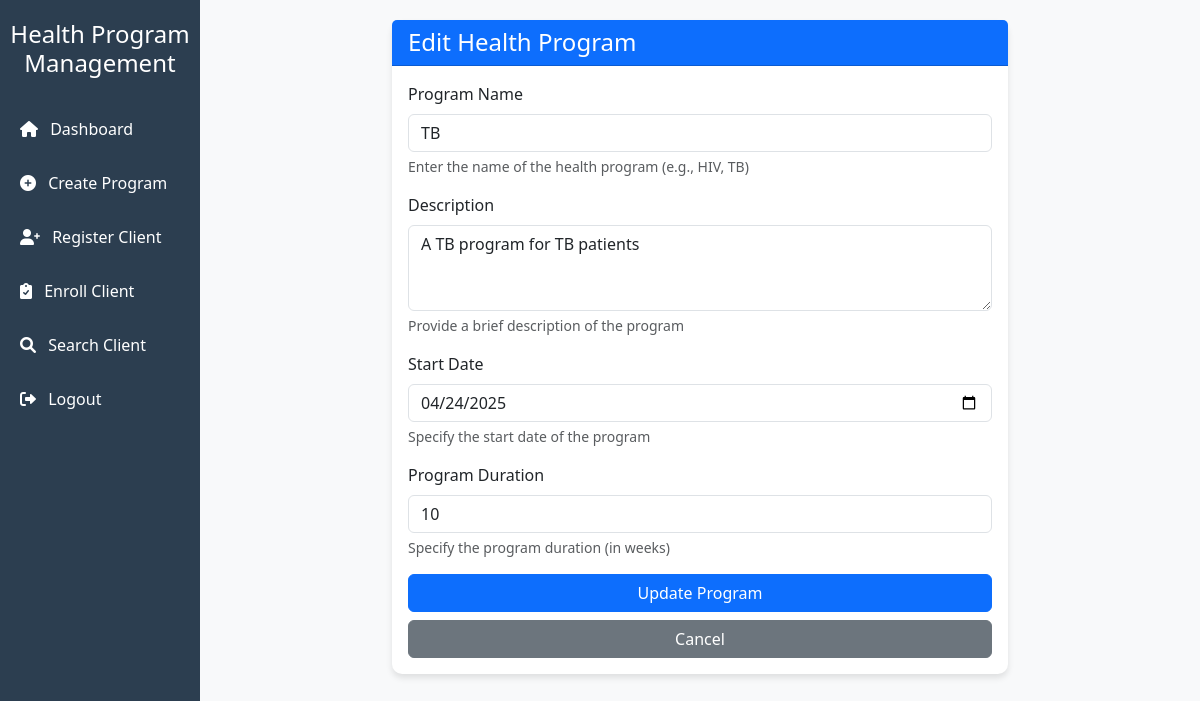
The page /edit-program/1 (signed in) on the database its author committed.
### app/model.py (models this page shows, shortened)
class Program(db.Model):
    __tablename__ = 'programs'
    id = db.Column(db.Integer, primary_key=True, autoincrement=True)
    name = db.Column(db.String(100), nullable=False)
    description = db.Column(db.Text)
    start_date = db.Column(db.Date, nullable=False)
    duration = db.Column(db.Integer, nullable=False)  # Duration in weeks
    enrollments = db.relationship(
        'Enrollment',
        back_populates='program',
        lazy=True
    )
    """
    # status for enrollment (Enrolled, Completed, Dropped)
        1 = name='Enrolled' , description='Enrolled in the program'
        2 = name='Completed' , description='Completed the program'
        3 = name='Dropped' , description='Dropped out of the program'

    # appointment notification (sent, is-read)
        4 = name='sent' , description='sent appointment'
        5 = name='is-read' , description='is-read appointment'

    # appointment status (Pending, Confirmed, Cancelled)
        6 = name='Pending' , description='Pending appointment's
        7 = name='Confirmed' , description='Confirmed appointment'
        8 = name='Cancelled' , description='Cancelled appointment'
    """

### app/routes.py (the view, shortened to what this page needs)
@main.route('/edit-program/<int:program_id>', methods=['GET', 'POST'])
@login_required # This ensures that the user is logged in before editing a program
def edit_program(program_id):
    if current_user.role != 'admin' and current_user.role != 'doctor':
        flash('You are not authorized to edit a program', 'danger')
        return redirect(url_for('main.create_program'))
    program = Program.query.get_or_404(program_id)
    return render_template('edit_program.html', program=program)

### app/_init_.py (called while the page is built)
@login_manager.user_loader
def load_user(user_id):
    return User.query.get(int(user_id))

### app/utils.py (called while the page is built)
def login_required(f):
    @wraps(f)
    def decorated_function(*args, **kwargs):
        if not current_user.is_authenticated:
            flash("You need to be logged in to access this page.", "warning")
            return redirect(url_for('main.login'))
        return f(*args, **kwargs)
    return decorated_function

### app/templates/edit_program.html (shortened to what this page needs)
{% extends "base.html" %}
{% block content %}
<div class="container">
    <div class="row justify-content-center">
        <div class="col-md-8">
            <div class="card">
                <div class="card-header bg-primary text-white">
                    <h4 class="mb-0">Edit Health Program</h4>
                </div>
                <div class="card-body">
                    <form method="POST" action="{{ url_for('main.edit_program', program_id=program.id) }}">
                        <div class="mb-3">
                            <label for="program_name" class="form-label">Program Name</label>
                            <input type="text" class="form-control" id="program_name" name="program_name" value="{{ program.name }}" required>
                            <div class="form-text">Enter the name of the health program (e.g., HIV, TB)</div>
                        </div>
                        <div class="mb-3">
                            <label for="description" class="form-label">Description</label>
                            <textarea class="form-control" id="description" name="description" rows="3" required>{{ program.description }}</textarea>
                            <div class="form-text">Provide a brief description of the program</div>
                        </div>
                        <div class="mb-3">
                            <label for="start_date" class="form-label">Start Date</label>
                            <input type="date" class="form-control" id="start_date" name="start_date" value="{{ program.start_date }}" required>
                            <div class="form-text">Specify the start date of the program</div>
                        </div>
                        <div class="mb-3">
                            <label for="duration" class="form-label">Program Duration</label>
                            <input type="number" class="form-control" id="duration" name="duration" value="{{ program.duration }}" required>
                            <div class="form-text">Specify the program duration (in weeks)</div>
                        </div>
                        <div class="d-grid gap-2">
                            <button type="submit" class="btn btn-primary">Update Program</button>
                            <a href="{{ url_for('main.create_program') }}" class="btn btn-secondary">Cancel</a>
                        </div>
                    </form>
                </div>
            </div>
        </div>
    </div>
</div>
{% endblock %}

### app/templates/base.html (style rules this page uses)
:root { --primary-color: #2c3e50; --secondary-color: #3498db; --accent-color: #e74c3c; --light-bg: #f8f9fa; }
body { font-family: 'Segoe UI', Tahoma, Geneva, Verdana, sans-serif; background-color: var(--light-bg); }
.card { border: none; border-radius: 10px; box-shadow: 0 4px 6px rgba(0, 0, 0, 0.1); transition: transform 0.3s; }

### rows shown on the page
Program: program_name "TB", description "A TB program for TB patients", start_date "04/24/2025", duration "10"
